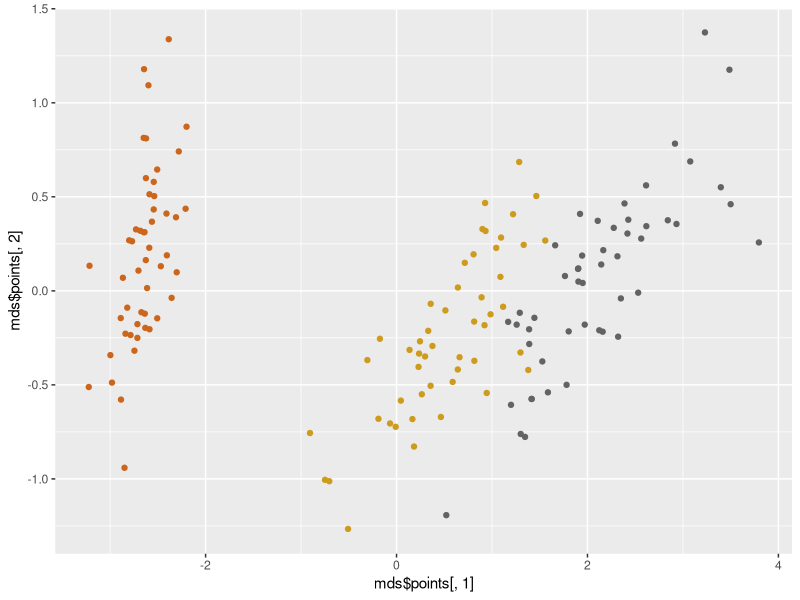

Here is the R script that generated this plot:
############################
### librerias necesarias ###
############################

library(ggplot2)


####################
### iris dataset ###
####################

# cargamos los datos
data(iris)

# caracteristicas de los datos
dim(iris)
str(iris)

# resumen de los datos
summary(iris)



##################################################
### matriz de distancia euclidea de datos iris ###
##################################################

matriz_distancia=dist(iris[,1:4])


###################
### mds clasico ###
###################

# mds sobre la matriz de distancas
?cmdscale
mds = cmdscale(matriz_distancia,k=3,eig=T)
mds


# coordenadas obtenidas
mds$points



#############################
### visualizacion del mds ###
#############################


# visualizacion de las coordenadas obtenidas
ggplot(as.data.frame(mds$points[,1:2])) +
  geom_point(aes(x=mds$points[,1],y=mds$points[,2]), col=colors()[c(55,150,300)][iris$Species])
